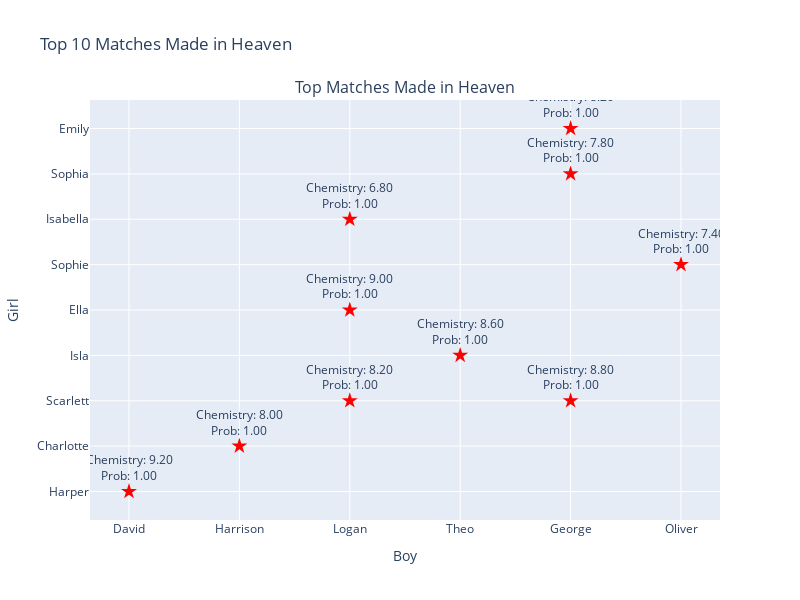

The notebook cell saved with this chart:
### Code cell
from plotly.subplots import make_subplots
import plotly.graph_objects as go

matchees_plot = make_subplots(rows=1, cols=1, subplot_titles=["Top Matches Made in Heaven"])

for i, row in top_matches.head(10).iterrows():
    matchees_plot.add_trace(
        go.Scatter(
            x=[row['boy_name']],
            y=[row['girl_name']],
            mode='markers+text',
            text=[f"Chemistry: {row['compatibility_score']:.2f}<br>Prob: {row['predicted_prob']:.2f}"],
            textposition='top center',
            marker=dict(size=12, color='red', symbol='star'),  # changed 'heart' to 'star'
            name=f"{row['boy_name']} & {row['girl_name']}"
        ),
        row=1, col=1
    )

matchees_plot.update_layout(
    height=600, width=800,
    yaxis=dict(title="Girl"),
    xaxis=dict(title="Boy"),
    showlegend=False,
    title_text="Top 10 Matches Made in Heaven"
)

matchees_plot.show()

### Figure 1 — Plotly figure (JSON) as saved in the notebook; plotly's stock layout.template omitted (floating-point values rounded to 4 significant figures)
{"data": [{"marker": {"color": "red", "size": 12, "symbol": "star"}, "mode": "markers+text", "name": "David & Harper", "text": ["Chemistry: 9.20<br>Prob: 1.00"], "textposition": "top center", "type": "scatter", "x": ["David"], "xaxis": "x", "y": ["Harper"], "yaxis": "y"}, {"marker": {"color": "red", "size": 12, "symbol": "star"}, "mode": "markers+text", "name": "Harrison & Charlotte", "text": ["Chemistry: 8.00<br>Prob: 1.00"], "textposition": "top center", "type": "scatter", "x": ["Harrison"], "xaxis": "x", "y": ["Charlotte"], "yaxis": "y"}, {"marker": {"color": "red", "size": 12, "symbol": "star"}, "mode": "markers+text", "name": "Logan & Scarlett", "text": ["Chemistry: 8.20<br>Prob: 1.00"], "textposition": "top center", "type": "scatter", "x": ["Logan"], "xaxis": "x", "y": ["Scarlett"], "yaxis": "y"}, {"marker": {"color": "red", "size": 12, "symbol": "star"}, "mode": "markers+text", "name": "Theo & Isla", "text": ["Chemistry: 8.60<br>Prob: 1.00"], "textposition": "top center", "type": "scatter", "x": ["Theo"], "xaxis": "x", "y": ["Isla"], "yaxis": "y"}, {"marker": {"color": "red", "size": 12, "symbol": "star"}, "mode": "markers+text", "name": "George & Scarlett", "text": ["Chemistry: 8.80<br>Prob: 1.00"], "textposition": "top center", "type": "scatter", "x": ["George"], "xaxis": "x", "y": ["Scarlett"], "yaxis": "y"}, {"marker": {"color": "red", "size": 12, "symbol": "star"}, "mode": "markers+text", "name": "Logan & Ella", "text": ["Chemistry: 9.00<br>Prob: 1.00"], "textposition": "top center", "type": "scatter", "x": ["Logan"], "xaxis": "x", "y": ["Ella"], "yaxis": "y"}, {"marker": {"color": "red", "size": 12, "symbol": "star"}, "mode": "markers+text", "name": "Oliver & Sophie", "text": ["Chemistry: 7.40<br>Prob: 1.00"], "textposition": "top center", "type": "scatter", "x": ["Oliver"], "xaxis": "x", "y": ["Sophie"], "yaxis": "y"}, {"marker": {"color": "red", "size": 12, "symbol": "star"}, "mode": "markers+text", "name": "Logan & Isabella", "text": ["Chemistry: 6.80<br>Prob: 1.00"], "textposition": "top center", "type": "scatter", "x": ["Logan"], "xaxis": "x", "y": ["Isabella"], "yaxis": "y"}, {"marker": {"color": "red", "size": 12, "symbol": "star"}, "mode": "markers+text", "name": "George & Sophia", "text": ["Chemistry: 7.80<br>Prob: 1.00"], "textposition": "top center", "type": "scatter", "x": ["George"], "xaxis": "x", "y": ["Sophia"], "yaxis": "y"}, {"marker": {"color": "red", "size": 12, "symbol": "star"}, "mode": "markers+text", "name": "George & Emily", "text": ["Chemistry: 8.20<br>Prob: 1.00"], "textposition": "top center", "type": "scatter", "x": ["George"], "xaxis": "x", "y": ["Emily"], "yaxis": "y"}], "layout": {"annotations": [{"font": {"size": 16}, "showarrow": false, "text": "Top Matches Made in Heaven", "x": 0.5, "xanchor": "center", "xref": "paper", "y": 1, "yanchor": "bottom", "yref": "paper"}], "height": 600, "showlegend": false, "title": {"text": "Top 10 Matches Made in Heaven"}, "width": 800, "xaxis": {"anchor": "y", "domain": [0, 1], "title": {"text": "Boy"}}, "yaxis": {"anchor": "x", "domain": [0, 1], "title": {"text": "Girl"}}}}
